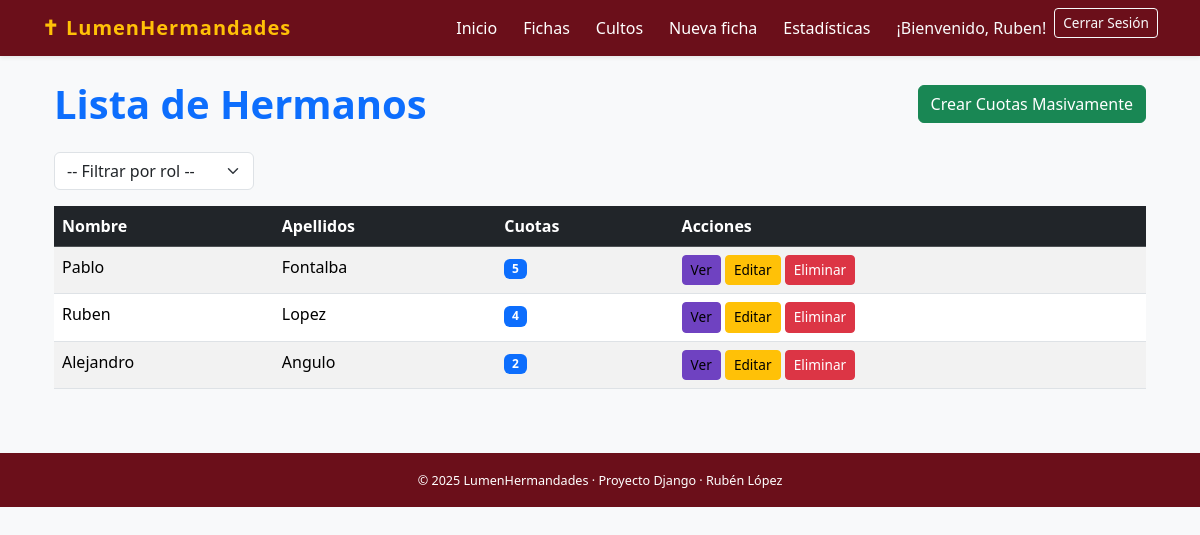
Page /fichas_lista/ (signed in) on the committed database.
### lumenApp/models.py (models this page shows, shortened)
class Hermano(models.Model):
    nombre = models.CharField(max_length=100)
    apellidos = models.CharField(max_length=100)
    dni = models.CharField(max_length=20, unique=True)
    fecha_nacimiento = models.DateField()
    fecha_ingreso = models.DateField()
    estado = models.CharField(
        max_length=10,
        choices=EstadoHermano.choices,
        default=EstadoHermano.ACTIVO
    )
    imagen = models.ImageField(upload_to='hermanos/', blank=True, null=True)
    usuario = models.OneToOneField(User, on_delete=models.CASCADE)

### lumenApp/views.py (the view)
# urls.py: path('fichas_lista/', views.fichas_lista, name='fichas_lista' ),
@login_required
def fichas_lista(request):
    if es_admin(request.user):
        fichas = Hermano.objects.all().annotate(total_cuotas=Count('cuotas'))
    else:
        fichas = Hermano.objects.filter(usuario=request.user).annotate(total_cuotas=Count('cuotas'))
    rol_id = request.GET.get('rol')
    if rol_id:
        fichas = fichas.filter(roles__id=rol_id).distinct()
    roles = Rol.objects.all()
    context = {'fichas': fichas, 'es_admin': es_admin(request.user), 'roles': roles, 'rol_seleccionado': rol_id}
    return render(request, 'lumenApp/fichas_lista.html', context)

### lumenApp/views.py (called while the page is built)
def es_admin(user):
    return user.groups.filter(name="Administradores").exists()

### lumenApp/templates/lumenApp/fichas_lista.html (shortened to what this page needs)
{% extends 'lumenApp/base.html' %}
{% block content %}
<link rel="stylesheet" href="https://cdn.datatables.net/1.13.7/css/dataTables.bootstrap5.min.css">
<div class="container mt-4">
    <div class="d-flex justify-content-between align-items-center mb-4">
        <h1 class="text-primary mb-0">Lista de Hermanos</h1>
        {% if es_admin %}
            <a href="{% url 'crear_cuota_masiva' %}" class="btn btn-success">
                 Crear Cuotas Masivamente
            </a>
        {% endif %}
    </div>
    {% if es_admin %}
    <div class="mb-3">
        <form method="get" class="d-flex gap-2">
            <select name="rol" class="form-select" style="max-width: 200px;" onchange="this.form.submit()">
                <option value="">-- Filtrar por rol --</option>
            </select>
        </form>
    </div>
    {% endif %}
    {% if fichas %}
    <div class="table-responsive">
        <table id="tablahermanos" class="table table-hover table-striped">
            <thead class="table-dark">
                <tr>
                    <th>Nombre</th>
                    <th>Apellidos</th>
                    <th>Cuotas</th>
                    <th>Acciones</th>
                </tr>
            </thead>
            <tbody>
                {% for ficha in fichas %}
                <tr>
                    <td>{{ ficha.nombre }}</td>
                    <td>{{ ficha.apellidos }}</td>
                    <td><span class="badge bg-primary">{{ ficha.total_cuotas|default:"0" }}</span></td>
                    <td>
                        <a href="{% url 'detalle_hermano' ficha.pk %}" class="btn btn-sm btn-info" title="Ver detalle">
                             Ver
                        </a>
                        <a href="{% url 'editar_hermano' ficha.pk %}" class="btn btn-sm btn-warning" title="Editar">
                             Editar
                        </a>
                        {% if es_admin %}
                            <a href="{% url 'eliminar_hermano' ficha.pk %}" class="btn btn-sm btn-danger" title="Eliminar">
                                 Eliminar
                            </a>
                        {% endif %}
                    </td>
                </tr>
                {% endfor %}
            </tbody>
        </table>
    </div>
    {% else %}
        <p class="text-muted text-center mt-4">No hay fichas disponibles.</p>
    {% endif %}
</div>
{% endblock %}

### lumenApp/templates/lumenApp/base.html (shortened to what this page needs)
{% load static %}
<!DOCTYPE html>
<html lang="es">
<head>
    <link href="https://cdn.jsdelivr.net/npm/bootstrap@5.3.3/dist/css/bootstrap.min.css" rel="stylesheet">
    <link rel="stylesheet" href="{% static 'lumenApp/css/styles.css' %}">
</head>
<body class="bg-light">
    <nav class="navbar navbar-expand-lg navbar-dark shadow-sm mb-4" style="background-color:#6b0f1a;">
        <div class="container">
            <a class="navbar-brand fw-bold text-warning" href="{% url 'principal' %}">
                ✝ LumenHermandades
            </a>
             <div class="navbar-nav ms-auto">
                {% if user.is_authenticated %}
                    <a class="nav-link text-white" href="{% url 'principal' %}">Inicio</a>
                    <a class="nav-link text-white" href="{% url 'fichas_lista' %}">Fichas</a>
                    <a class="nav-link text-white" href="{% url 'cultos_lista' %}">Cultos</a>
                    {% if es_admin %}
                        <a class="nav-link text-white" href="{% url 'crear_hermano' %}">Nueva ficha</a>
                        <a class="nav-link text-white" href="{% url 'estadisticas' %}">Estadísticas</a>
                    {% endif %}
                    <span class="navbar-text text-light mx-2">¡Bienvenido, {{ user.hermano.nombre }}!</span>
                    <form action="{% url 'logout' %}" method="post" class="d-inline">
                        <button type="submit" class="btn btn-outline-light btn-sm">Cerrar Sesión</button>
                    </form>
                {% else %}
                    <span class="navbar-text text-light ms-2">
                        <a class="text-light text-decoration-underline" href="{% url 'login' %}">Inicia sesión</a> para más funciones.
                    </span>
                {% endif %}
            </div>
        </div>
    </nav>
    <main class="container mb-5">
        {% block content %}{% endblock %}
    </main>
    <footer class="text-center py-3 text-white" style="background-color:#6b0f1a;">
        <small>
            &copy; {{ year|default:2025 }} LumenHermandades · Proyecto Django · Rubén López
        </small>
    </footer>
</body>
</html>

### lumenApp/static/lumenApp/css/styles.css (style rules this page uses)
body { font-family: "Segoe UI", Tahoma, sans-serif; background-color: #f8f9fa; }
.navbar-brand { letter-spacing: 1px; font-weight: bold; color: #4b2e83; }
.navbar a { color: #4b2e83; margin-right: 10px; }
h1, h2, h3 { font-weight: 600; color: #4b2e83; }
.btn-info { background-color: #6f42c1; border-color: #6f42c1; }
.btn-warning { background-color: #ffc107; border-color: #ffc107; }
.btn-danger { background-color: #dc3545; border-color: #dc3545; }
.btn-sm { font-size: 0.85rem; }
form input, form select, form textarea { border-radius: 8px; border: 1px solid #ced4da; padding: 6px 10px; }
footer { font-size: 0.9rem; text-align: center; padding: 15px 0; background-color: #e9ecef; color: #495057; margin-top: 20px; }
a { text-decoration: none; }

### rows in the picture
Hermano: nombre "Pablo", apellidos "Fontalba", total_cuotas "5"
Hermano: nombre "Ruben", apellidos "Lopez", total_cuotas "4"
Hermano: nombre "Alejandro", apellidos "Angulo", total_cuotas "2"

### other values in the picture
{{ user.hermano.nombre }} "Ruben"
{{ year|default:2025 }} "2025"
